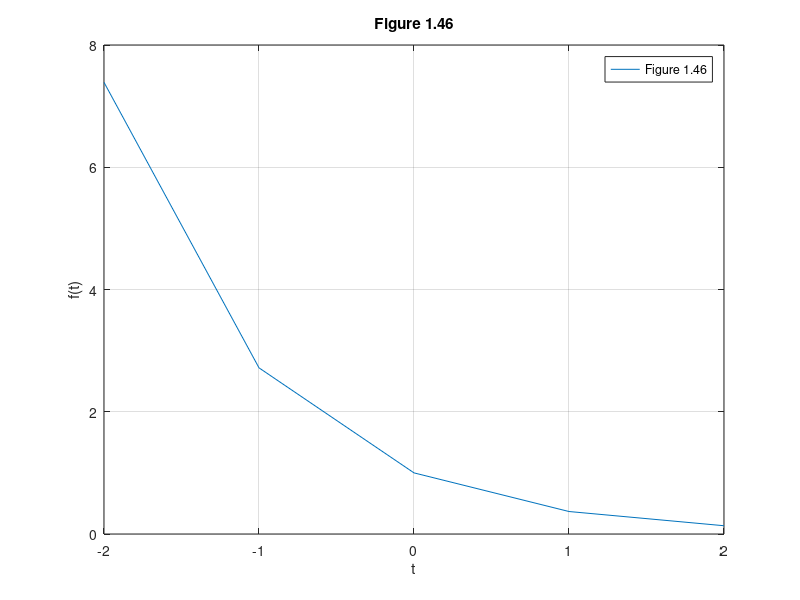
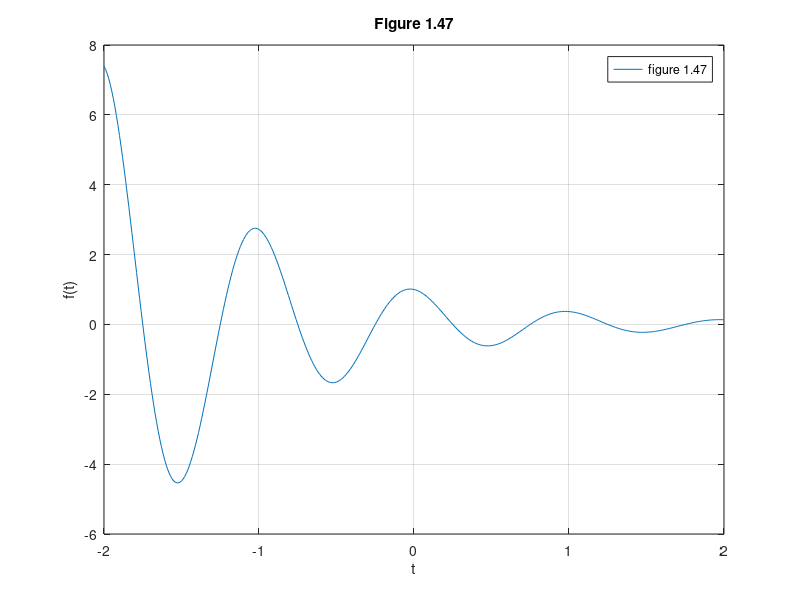

These charts were generated, in order, by the following MATLAB code:
% Ivan Wang 501086429

% Problem A.1
f = @(t) exp(-t).*cos(2*pi*t);

% Create the first figure (Figure 1.46)
figure;
t1 = (-2:2);
plot(t1, f(t1)); % Plot the first graph

%f(t1)
%t1

xlabel('t');
ylabel('f(t)');
grid;
title('Figure 1.46');
legend('Figure 1.46');

% Create the second figure (Figure 1.47)
figure;
t2 = (-2:0.01:2);
plot(t2, f(t2)); % Plot the second graph

xlabel('t');
ylabel('f(t)');
grid;
title('Figure 1.47');
legend('figure 1.47');
